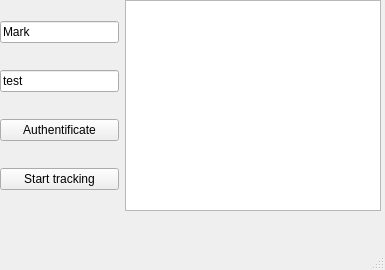
<?xml version="1.0" encoding="UTF-8"?>
<ui version="4.0">
 <class>MainWindow</class>
 <widget class="QMainWindow" name="MainWindow">
  <property name="geometry">
   <rect>
    <x>0</x>
    <y>0</y>
    <width>385</width>
    <height>270</height>
   </rect>
  </property>
  <property name="sizePolicy">
   <sizepolicy hsizetype="Preferred" vsizetype="Preferred">
    <horstretch>0</horstretch>
    <verstretch>0</verstretch>
   </sizepolicy>
  </property>
  <property name="windowTitle">
   <string>MainWindow</string>
  </property>
  <widget class="QWidget" name="centralwidget">
   <widget class="QWidget" name="horizontalLayoutWidget">
    <property name="geometry">
     <rect>
      <x>0</x>
      <y>0</y>
      <width>381</width>
      <height>211</height>
     </rect>
    </property>
    <layout class="QHBoxLayout" name="horizontalLayout">
     <item>
      <layout class="QVBoxLayout" name="verticalLayout">
       <item>
        <widget class="QLineEdit" name="loginEdit">
         <property name="text">
          <string>Mark</string>
         </property>
        </widget>
       </item>
       <item>
        <widget class="QLineEdit" name="passEdit">
         <property name="text">
          <string>test</string>
         </property>
        </widget>
       </item>
       <item>
        <widget class="QPushButton" name="auth_button">
         <property name="text">
          <string>Authentificate</string>
         </property>
        </widget>
       </item>
       <item>
        <widget class="QPushButton" name="startstopButton">
         <property name="text">
          <string>Start tracking</string>
         </property>
        </widget>
       </item>
      </layout>
     </item>
     <item>
      <widget class="QTextEdit" name="log_edit">
       <property name="readOnly">
        <bool>false</bool>
       </property>
      </widget>
     </item>
    </layout>
   </widget>
  </widget>
  <widget class="QMenuBar" name="menubar">
   <property name="geometry">
    <rect>
     <x>0</x>
     <y>0</y>
     <width>385</width>
     <height>27</height>
    </rect>
   </property>
  </widget>
  <widget class="QStatusBar" name="statusbar"/>
 </widget>
 <resources/>
 <connections/>
</ui>
